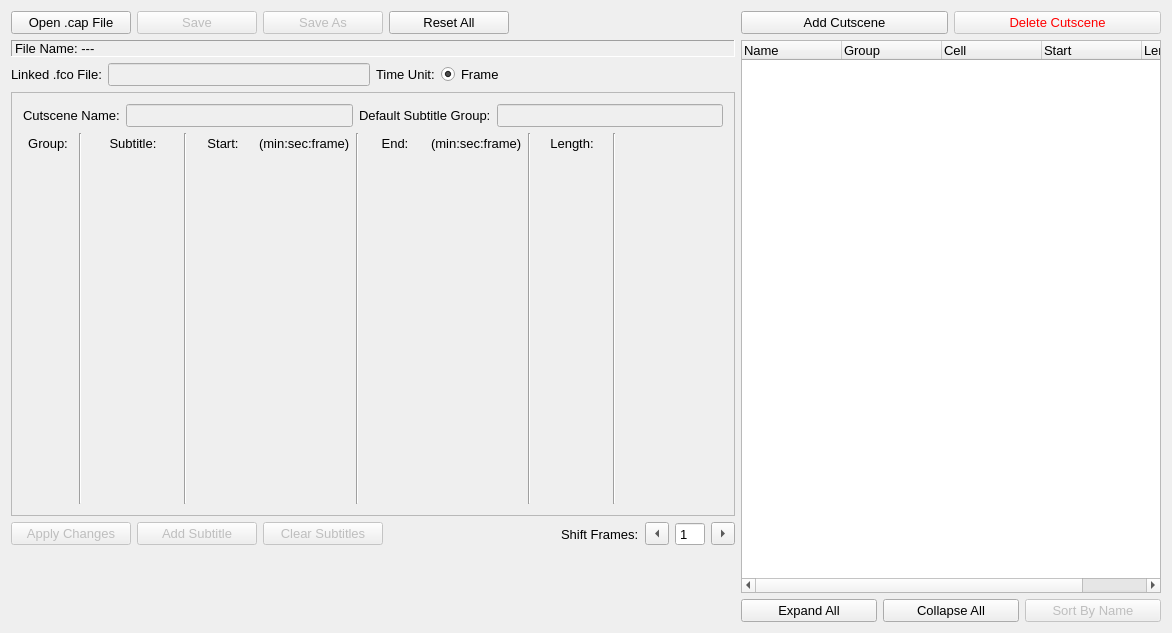
<?xml version="1.0" encoding="UTF-8"?>
<ui version="4.0">
 <class>EventCaptionEditor</class>
 <widget class="QMainWindow" name="EventCaptionEditor">
  <property name="geometry">
   <rect>
    <x>0</x>
    <y>0</y>
    <width>1172</width>
    <height>633</height>
   </rect>
  </property>
  <property name="sizePolicy">
   <sizepolicy hsizetype="Fixed" vsizetype="Preferred">
    <horstretch>0</horstretch>
    <verstretch>0</verstretch>
   </sizepolicy>
  </property>
  <property name="minimumSize">
   <size>
    <width>1172</width>
    <height>0</height>
   </size>
  </property>
  <property name="maximumSize">
   <size>
    <width>1172</width>
    <height>16777215</height>
   </size>
  </property>
  <property name="font">
   <font>
    <pointsize>10</pointsize>
   </font>
  </property>
  <property name="windowTitle">
   <string>Event Caption Editor</string>
  </property>
  <widget class="QWidget" name="centralWidget">
   <layout class="QHBoxLayout" name="horizontalLayout">
    <item>
     <layout class="QVBoxLayout" name="verticalLayout">
      <item>
       <layout class="QHBoxLayout" name="horizontalLayout_2">
        <item>
         <widget class="QPushButton" name="PB_Open">
          <property name="minimumSize">
           <size>
            <width>120</width>
            <height>0</height>
           </size>
          </property>
          <property name="text">
           <string>Open .cap File</string>
          </property>
         </widget>
        </item>
        <item>
         <widget class="QPushButton" name="PB_Save">
          <property name="enabled">
           <bool>false</bool>
          </property>
          <property name="minimumSize">
           <size>
            <width>120</width>
            <height>0</height>
           </size>
          </property>
          <property name="text">
           <string>Save</string>
          </property>
         </widget>
        </item>
        <item>
         <widget class="QPushButton" name="PB_SaveAs">
          <property name="enabled">
           <bool>false</bool>
          </property>
          <property name="minimumSize">
           <size>
            <width>120</width>
            <height>0</height>
           </size>
          </property>
          <property name="text">
           <string>Save As</string>
          </property>
         </widget>
        </item>
        <item>
         <widget class="QPushButton" name="PB_Reset">
          <property name="minimumSize">
           <size>
            <width>120</width>
            <height>0</height>
           </size>
          </property>
          <property name="text">
           <string>Reset All</string>
          </property>
         </widget>
        </item>
        <item>
         <spacer name="horizontalSpacer_2">
          <property name="orientation">
           <enum>Qt::Horizontal</enum>
          </property>
          <property name="sizeHint" stdset="0">
           <size>
            <width>40</width>
            <height>20</height>
           </size>
          </property>
         </spacer>
        </item>
       </layout>
      </item>
      <item>
       <widget class="QLabel" name="L_FileName">
        <property name="frameShape">
         <enum>QFrame::Panel</enum>
        </property>
        <property name="frameShadow">
         <enum>QFrame::Sunken</enum>
        </property>
        <property name="text">
         <string>File Name: ---</string>
        </property>
       </widget>
      </item>
      <item>
       <layout class="QHBoxLayout" name="horizontalLayout_3">
        <item>
         <layout class="QHBoxLayout" name="horizontalLayout_4">
          <item>
           <widget class="QLabel" name="label_2">
            <property name="text">
             <string>Linked .fco File:</string>
            </property>
           </widget>
          </item>
          <item>
           <widget class="QLineEdit" name="LE_fcoFile">
            <property name="enabled">
             <bool>false</bool>
            </property>
           </widget>
          </item>
         </layout>
        </item>
        <item>
         <layout class="QHBoxLayout" name="horizontalLayout_5">
          <item>
           <widget class="QLabel" name="label_3">
            <property name="text">
             <string>Time Unit:</string>
            </property>
           </widget>
          </item>
          <item>
           <widget class="QRadioButton" name="radioButton">
            <property name="sizePolicy">
             <sizepolicy hsizetype="Expanding" vsizetype="Fixed">
              <horstretch>0</horstretch>
              <verstretch>0</verstretch>
             </sizepolicy>
            </property>
            <property name="text">
             <string>Frame</string>
            </property>
            <property name="checked">
             <bool>true</bool>
            </property>
           </widget>
          </item>
         </layout>
        </item>
       </layout>
      </item>
      <item>
       <widget class="QScrollArea" name="scrollArea">
        <property name="sizePolicy">
         <sizepolicy hsizetype="Minimum" vsizetype="Expanding">
          <horstretch>0</horstretch>
          <verstretch>0</verstretch>
         </sizepolicy>
        </property>
        <property name="minimumSize">
         <size>
          <width>617</width>
          <height>0</height>
         </size>
        </property>
        <property name="widgetResizable">
         <bool>true</bool>
        </property>
        <widget class="QWidget" name="scrollAreaWidgetContents">
         <property name="geometry">
          <rect>
           <x>0</x>
           <y>0</y>
           <width>717</width>
           <height>398</height>
          </rect>
         </property>
         <layout class="QVBoxLayout" name="verticalLayout_3">
          <item>
           <layout class="QHBoxLayout" name="horizontalLayout_9">
            <item>
             <widget class="QLabel" name="label_4">
              <property name="text">
               <string>Cutscene Name:</string>
              </property>
             </widget>
            </item>
            <item>
             <widget class="QLineEdit" name="LE_Cutscene">
              <property name="enabled">
               <bool>false</bool>
              </property>
             </widget>
            </item>
            <item>
             <widget class="QLabel" name="label_5">
              <property name="text">
               <string>Default Subtitle Group:</string>
              </property>
             </widget>
            </item>
            <item>
             <widget class="QLineEdit" name="LE_Group">
              <property name="enabled">
               <bool>false</bool>
              </property>
             </widget>
            </item>
           </layout>
          </item>
          <item>
           <layout class="QHBoxLayout" name="HL_Subtitles">
            <item>
             <layout class="QVBoxLayout" name="VL_Group">
              <item>
               <widget class="QLabel" name="label_6">
                <property name="sizePolicy">
                 <sizepolicy hsizetype="Fixed" vsizetype="Fixed">
                  <horstretch>0</horstretch>
                  <verstretch>0</verstretch>
                 </sizepolicy>
                </property>
                <property name="minimumSize">
                 <size>
                  <width>50</width>
                  <height>20</height>
                 </size>
                </property>
                <property name="maximumSize">
                 <size>
                  <width>16777215</width>
                  <height>20</height>
                 </size>
                </property>
                <property name="text">
                 <string>Group:</string>
                </property>
                <property name="alignment">
                 <set>Qt::AlignCenter</set>
                </property>
               </widget>
              </item>
              <item>
               <spacer name="verticalSpacer_2">
                <property name="orientation">
                 <enum>Qt::Vertical</enum>
                </property>
                <property name="sizeHint" stdset="0">
                 <size>
                  <width>20</width>
                  <height>40</height>
                 </size>
                </property>
               </spacer>
              </item>
             </layout>
            </item>
            <item>
             <widget class="Line" name="line">
              <property name="orientation">
               <enum>Qt::Vertical</enum>
              </property>
             </widget>
            </item>
            <item>
             <layout class="QVBoxLayout" name="VL_Cell">
              <item>
               <widget class="QLabel" name="label_14">
                <property name="sizePolicy">
                 <sizepolicy hsizetype="Minimum" vsizetype="Fixed">
                  <horstretch>0</horstretch>
                  <verstretch>0</verstretch>
                 </sizepolicy>
                </property>
                <property name="minimumSize">
                 <size>
                  <width>90</width>
                  <height>20</height>
                 </size>
                </property>
                <property name="maximumSize">
                 <size>
                  <width>16777215</width>
                  <height>20</height>
                 </size>
                </property>
                <property name="text">
                 <string>Subtitle:</string>
                </property>
                <property name="alignment">
                 <set>Qt::AlignCenter</set>
                </property>
               </widget>
              </item>
              <item>
               <spacer name="verticalSpacer_10">
                <property name="orientation">
                 <enum>Qt::Vertical</enum>
                </property>
                <property name="sizeHint" stdset="0">
                 <size>
                  <width>20</width>
                  <height>40</height>
                 </size>
                </property>
               </spacer>
              </item>
             </layout>
            </item>
            <item>
             <widget class="Line" name="line_2">
              <property name="orientation">
               <enum>Qt::Vertical</enum>
              </property>
             </widget>
            </item>
            <item>
             <layout class="QVBoxLayout" name="VL_Start">
              <item>
               <widget class="QLabel" name="label_7">
                <property name="sizePolicy">
                 <sizepolicy hsizetype="Minimum" vsizetype="Fixed">
                  <horstretch>0</horstretch>
                  <verstretch>0</verstretch>
                 </sizepolicy>
                </property>
                <property name="minimumSize">
                 <size>
                  <width>60</width>
                  <height>20</height>
                 </size>
                </property>
                <property name="maximumSize">
                 <size>
                  <width>16777215</width>
                  <height>20</height>
                 </size>
                </property>
                <property name="text">
                 <string>Start:</string>
                </property>
                <property name="alignment">
                 <set>Qt::AlignCenter</set>
                </property>
               </widget>
              </item>
              <item>
               <spacer name="verticalSpacer_3">
                <property name="orientation">
                 <enum>Qt::Vertical</enum>
                </property>
                <property name="sizeHint" stdset="0">
                 <size>
                  <width>20</width>
                  <height>40</height>
                 </size>
                </property>
               </spacer>
              </item>
             </layout>
            </item>
            <item>
             <layout class="QVBoxLayout" name="VL_StartTime">
              <item>
               <widget class="QLabel" name="label_8">
                <property name="sizePolicy">
                 <sizepolicy hsizetype="Preferred" vsizetype="Fixed">
                  <horstretch>0</horstretch>
                  <verstretch>0</verstretch>
                 </sizepolicy>
                </property>
                <property name="minimumSize">
                 <size>
                  <width>0</width>
                  <height>20</height>
                 </size>
                </property>
                <property name="maximumSize">
                 <size>
                  <width>16777215</width>
                  <height>20</height>
                 </size>
                </property>
                <property name="text">
                 <string>(min:sec:frame)</string>
                </property>
               </widget>
              </item>
              <item>
               <spacer name="verticalSpacer_4">
                <property name="orientation">
                 <enum>Qt::Vertical</enum>
                </property>
                <property name="sizeHint" stdset="0">
                 <size>
                  <width>20</width>
                  <height>40</height>
                 </size>
                </property>
               </spacer>
              </item>
             </layout>
            </item>
            <item>
             <widget class="Line" name="line_3">
              <property name="orientation">
               <enum>Qt::Vertical</enum>
              </property>
             </widget>
            </item>
            <item>
             <layout class="QVBoxLayout" name="VL_End">
              <item>
               <widget class="QLabel" name="label_10">
                <property name="sizePolicy">
                 <sizepolicy hsizetype="Minimum" vsizetype="Fixed">
                  <horstretch>0</horstretch>
                  <verstretch>0</verstretch>
                 </sizepolicy>
                </property>
                <property name="minimumSize">
                 <size>
                  <width>60</width>
                  <height>20</height>
                 </size>
                </property>
                <property name="maximumSize">
                 <size>
                  <width>16777215</width>
                  <height>20</height>
                 </size>
                </property>
                <property name="text">
                 <string>End:</string>
                </property>
                <property name="alignment">
                 <set>Qt::AlignCenter</set>
                </property>
               </widget>
              </item>
              <item>
               <spacer name="verticalSpacer_8">
                <property name="orientation">
                 <enum>Qt::Vertical</enum>
                </property>
                <property name="sizeHint" stdset="0">
                 <size>
                  <width>20</width>
                  <height>40</height>
                 </size>
                </property>
               </spacer>
              </item>
             </layout>
            </item>
            <item>
             <layout class="QVBoxLayout" name="VL_EndTime">
              <item>
               <widget class="QLabel" name="label_11">
                <property name="sizePolicy">
                 <sizepolicy hsizetype="Preferred" vsizetype="Fixed">
                  <horstretch>0</horstretch>
                  <verstretch>0</verstretch>
                 </sizepolicy>
                </property>
                <property name="minimumSize">
                 <size>
                  <width>0</width>
                  <height>20</height>
                 </size>
                </property>
                <property name="maximumSize">
                 <size>
                  <width>16777215</width>
                  <height>20</height>
                 </size>
                </property>
                <property name="text">
                 <string>(min:sec:frame)</string>
                </property>
               </widget>
              </item>
              <item>
               <spacer name="verticalSpacer_6">
                <property name="orientation">
                 <enum>Qt::Vertical</enum>
                </property>
                <property name="sizeHint" stdset="0">
                 <size>
                  <width>20</width>
                  <height>40</height>
                 </size>
                </property>
               </spacer>
              </item>
             </layout>
            </item>
            <item>
             <widget class="Line" name="line_4">
              <property name="orientation">
               <enum>Qt::Vertical</enum>
              </property>
             </widget>
            </item>
            <item>
             <layout class="QVBoxLayout" name="VL_Length">
              <item>
               <widget class="QLabel" name="label_13">
                <property name="sizePolicy">
                 <sizepolicy hsizetype="Minimum" vsizetype="Fixed">
                  <horstretch>0</horstretch>
                  <verstretch>0</verstretch>
                 </sizepolicy>
                </property>
                <property name="minimumSize">
                 <size>
                  <width>70</width>
                  <height>20</height>
                 </size>
                </property>
                <property name="maximumSize">
                 <size>
                  <width>16777215</width>
                  <height>20</height>
                 </size>
                </property>
                <property name="text">
                 <string>Length:</string>
                </property>
                <property name="alignment">
                 <set>Qt::AlignCenter</set>
                </property>
               </widget>
              </item>
              <item>
               <spacer name="verticalSpacer_9">
                <property name="orientation">
                 <enum>Qt::Vertical</enum>
                </property>
                <property name="sizeHint" stdset="0">
                 <size>
                  <width>20</width>
                  <height>40</height>
                 </size>
                </property>
               </spacer>
              </item>
             </layout>
            </item>
            <item>
             <widget class="Line" name="line_5">
              <property name="orientation">
               <enum>Qt::Vertical</enum>
              </property>
             </widget>
            </item>
            <item>
             <layout class="QVBoxLayout" name="VL_Delete">
              <item>
               <widget class="QLabel" name="label">
                <property name="sizePolicy">
                 <sizepolicy hsizetype="Preferred" vsizetype="Fixed">
                  <horstretch>0</horstretch>
                  <verstretch>0</verstretch>
                 </sizepolicy>
                </property>
                <property name="minimumSize">
                 <size>
                  <width>0</width>
                  <height>20</height>
                 </size>
                </property>
                <property name="maximumSize">
                 <size>
                  <width>16777215</width>
                  <height>20</height>
                 </size>
                </property>
                <property name="text">
                 <string/>
                </property>
               </widget>
              </item>
              <item>
               <spacer name="verticalSpacer">
                <property name="orientation">
                 <enum>Qt::Vertical</enum>
                </property>
                <property name="sizeHint" stdset="0">
                 <size>
                  <width>20</width>
                  <height>40</height>
                 </size>
                </property>
               </spacer>
              </item>
             </layout>
            </item>
            <item>
             <spacer name="horizontalSpacer">
              <property name="orientation">
               <enum>Qt::Horizontal</enum>
              </property>
              <property name="sizeHint" stdset="0">
               <size>
                <width>40</width>
                <height>20</height>
               </size>
              </property>
             </spacer>
            </item>
           </layout>
          </item>
         </layout>
        </widget>
       </widget>
      </item>
      <item>
       <layout class="QHBoxLayout" name="horizontalLayout_7">
        <item>
         <widget class="QPushButton" name="PB_Apply">
          <property name="enabled">
           <bool>false</bool>
          </property>
          <property name="minimumSize">
           <size>
            <width>120</width>
            <height>0</height>
           </size>
          </property>
          <property name="text">
           <string>Apply Changes</string>
          </property>
         </widget>
        </item>
        <item>
         <widget class="QPushButton" name="PB_AddSubtitle">
          <property name="enabled">
           <bool>false</bool>
          </property>
          <property name="minimumSize">
           <size>
            <width>120</width>
            <height>0</height>
           </size>
          </property>
          <property name="text">
           <string>Add Subtitle</string>
          </property>
         </widget>
        </item>
        <item>
         <widget class="QPushButton" name="PB_Clear">
          <property name="enabled">
           <bool>false</bool>
          </property>
          <property name="minimumSize">
           <size>
            <width>120</width>
            <height>0</height>
           </size>
          </property>
          <property name="text">
           <string>Clear Subtitles</string>
          </property>
         </widget>
        </item>
        <item>
         <spacer name="horizontalSpacer_3">
          <property name="orientation">
           <enum>Qt::Horizontal</enum>
          </property>
          <property name="sizeHint" stdset="0">
           <size>
            <width>40</width>
            <height>20</height>
           </size>
          </property>
         </spacer>
        </item>
        <item>
         <widget class="QLabel" name="label_9">
          <property name="text">
           <string>Shift Frames:</string>
          </property>
         </widget>
        </item>
        <item>
         <widget class="QToolButton" name="PB_ShiftLeft">
          <property name="text">
           <string>...</string>
          </property>
          <property name="arrowType">
           <enum>Qt::LeftArrow</enum>
          </property>
         </widget>
        </item>
        <item>
         <widget class="QSpinBox" name="SB_Shift">
          <property name="minimumSize">
           <size>
            <width>30</width>
            <height>0</height>
           </size>
          </property>
          <property name="maximumSize">
           <size>
            <width>30</width>
            <height>16777215</height>
           </size>
          </property>
          <property name="buttonSymbols">
           <enum>QAbstractSpinBox::NoButtons</enum>
          </property>
          <property name="minimum">
           <number>1</number>
          </property>
          <property name="maximum">
           <number>100</number>
          </property>
         </widget>
        </item>
        <item>
         <widget class="QToolButton" name="PB_ShiftRight">
          <property name="text">
           <string>...</string>
          </property>
          <property name="arrowType">
           <enum>Qt::RightArrow</enum>
          </property>
         </widget>
        </item>
       </layout>
      </item>
      <item>
       <widget class="QLabel" name="L_Preview">
        <property name="sizePolicy">
         <sizepolicy hsizetype="Preferred" vsizetype="Fixed">
          <horstretch>0</horstretch>
          <verstretch>0</verstretch>
         </sizepolicy>
        </property>
        <property name="minimumSize">
         <size>
          <width>0</width>
          <height>70</height>
         </size>
        </property>
        <property name="maximumSize">
         <size>
          <width>16777215</width>
          <height>70</height>
         </size>
        </property>
        <property name="font">
         <font>
          <pointsize>12</pointsize>
         </font>
        </property>
        <property name="text">
         <string/>
        </property>
        <property name="pixmap">
         <pixmap>:/resources/SubtitleBG.png</pixmap>
        </property>
        <property name="scaledContents">
         <bool>true</bool>
        </property>
        <property name="alignment">
         <set>Qt::AlignCenter</set>
        </property>
       </widget>
      </item>
     </layout>
    </item>
    <item>
     <layout class="QVBoxLayout" name="verticalLayout_2">
      <item>
       <layout class="QHBoxLayout" name="horizontalLayout_8">
        <item>
         <widget class="QPushButton" name="PB_AddCutscene">
          <property name="text">
           <string>Add Cutscene</string>
          </property>
         </widget>
        </item>
        <item>
         <widget class="QPushButton" name="PB_DeleteCutscene">
          <property name="enabled">
           <bool>false</bool>
          </property>
          <property name="styleSheet">
           <string notr="true">color: rgb(255, 0, 0)</string>
          </property>
          <property name="text">
           <string>Delete Cutscene</string>
          </property>
         </widget>
        </item>
       </layout>
      </item>
      <item>
       <widget class="QTreeWidget" name="TW_TreeWidget">
        <property name="sizePolicy">
         <sizepolicy hsizetype="Minimum" vsizetype="Expanding">
          <horstretch>0</horstretch>
          <verstretch>0</verstretch>
         </sizepolicy>
        </property>
        <property name="minimumSize">
         <size>
          <width>420</width>
          <height>0</height>
         </size>
        </property>
        <property name="alternatingRowColors">
         <bool>true</bool>
        </property>
        <property name="expandsOnDoubleClick">
         <bool>false</bool>
        </property>
        <column>
         <property name="text">
          <string>Name</string>
         </property>
        </column>
        <column>
         <property name="text">
          <string>Group</string>
         </property>
        </column>
        <column>
         <property name="text">
          <string>Cell</string>
         </property>
        </column>
        <column>
         <property name="text">
          <string>Start</string>
         </property>
        </column>
        <column>
         <property name="text">
          <string>Length</string>
         </property>
        </column>
       </widget>
      </item>
      <item>
       <layout class="QHBoxLayout" name="horizontalLayout_12">
        <item>
         <widget class="QPushButton" name="PB_Expand">
          <property name="text">
           <string>Expand All</string>
          </property>
         </widget>
        </item>
        <item>
         <widget class="QPushButton" name="PB_Collapse">
          <property name="text">
           <string>Collapse All</string>
          </property>
         </widget>
        </item>
        <item>
         <widget class="QPushButton" name="PB_Sort">
          <property name="enabled">
           <bool>false</bool>
          </property>
          <property name="text">
           <string>Sort By Name</string>
          </property>
         </widget>
        </item>
       </layout>
      </item>
     </layout>
    </item>
   </layout>
  </widget>
 </widget>
 <layoutdefault spacing="6" margin="11"/>
 <resources/>
 <connections/>
</ui>
